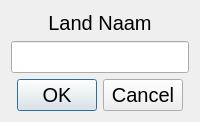
<?xml version="1.0" encoding="UTF-8"?>
<ui version="4.0">
 <class>CreateCountry</class>
 <widget class="QDialog" name="CreateCountry">
  <property name="windowTitle">
   <string>Maak Land</string>
  </property>
  <property name="styleSheet">
   <string notr="true">* {
	font-size: 20px;
}

QDialogButtonBox {
	padding: 5px;
}
</string>
  </property>
  <layout class="QVBoxLayout" name="maser_layout">
   <item>
    <widget class="QLabel" name="label">
     <property name="text">
      <string>Land Naam</string>
     </property>
     <property name="alignment">
      <set>Qt::AlignmentFlag::AlignCenter</set>
     </property>
    </widget>
   </item>
   <item>
    <widget class="QLineEdit" name="lineEdit"/>
   </item>
   <item>
    <widget class="QDialogButtonBox" name="buttonBox">
     <property name="orientation">
      <enum>Qt::Orientation::Horizontal</enum>
     </property>
     <property name="standardButtons">
      <set>QDialogButtonBox::StandardButton::Cancel|QDialogButtonBox::StandardButton::Ok</set>
     </property>
     <property name="centerButtons">
      <bool>true</bool>
     </property>
    </widget>
   </item>
  </layout>
 </widget>
 <resources/>
 <connections>
  <connection>
   <sender>buttonBox</sender>
   <signal>accepted()</signal>
   <receiver>CreateCountry</receiver>
   <slot>accept()</slot>
   <hints>
    <hint type="sourcelabel">
     <x>248</x>
     <y>254</y>
    </hint>
    <hint type="destinationlabel">
     <x>157</x>
     <y>274</y>
    </hint>
   </hints>
  </connection>
  <connection>
   <sender>buttonBox</sender>
   <signal>rejected()</signal>
   <receiver>CreateCountry</receiver>
   <slot>reject()</slot>
   <hints>
    <hint type="sourcelabel">
     <x>316</x>
     <y>260</y>
    </hint>
    <hint type="destinationlabel">
     <x>286</x>
     <y>274</y>
    </hint>
   </hints>
  </connection>
 </connections>
</ui>
